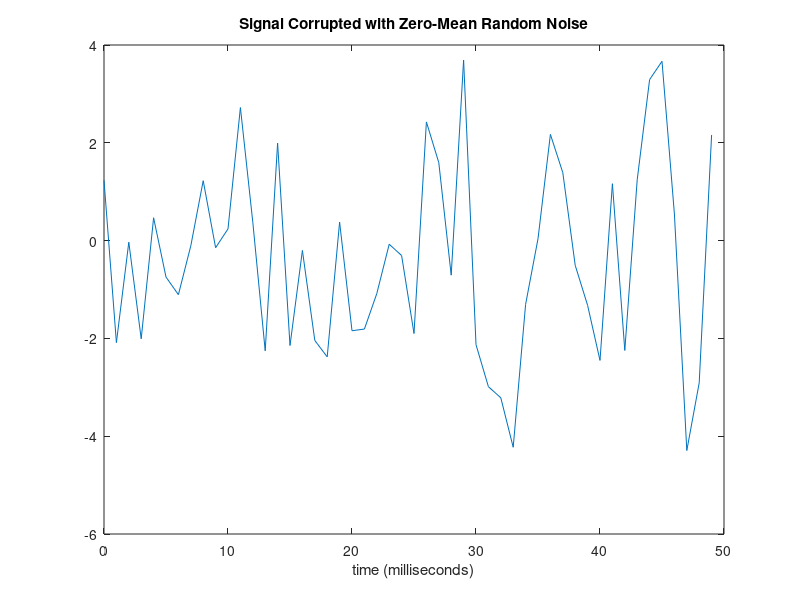
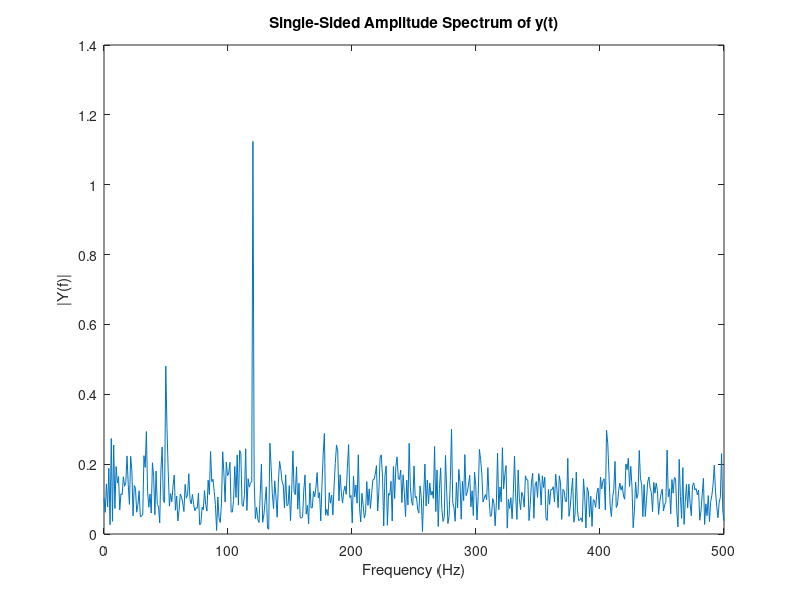

The MATLAB source for these figures, in order:
Fs = 1000;                    % Sampling frequency
T = 1/Fs;                     % Sample time
L = 1000;                     % Length of signal
t = (0:L-1)*T;                % Time vector
% Sum of a 50 Hz sinusoid and a 120 Hz sinusoid
x = 0.7*sin(2*pi*50*t) + sin(2*pi*120*t); 
y = x + 2*randn(size(t));     % Sinusoids plus noise
plot(Fs*t(1:50),y(1:50))
title('Signal Corrupted with Zero-Mean Random Noise')
xlabel('time (milliseconds)')

NFFT = 2^nextpow2(L); % Next power of 2 from length of y
Y = fft(y,NFFT)/L;
f = Fs/2*linspace(0,1,NFFT/2+1);
figure;
% Plot single-sided amplitude spectrum.
plot(f,2*abs(Y(1:NFFT/2+1))) 
title('Single-Sided Amplitude Spectrum of y(t)')
xlabel('Frequency (Hz)')
ylabel('|Y(f)|')